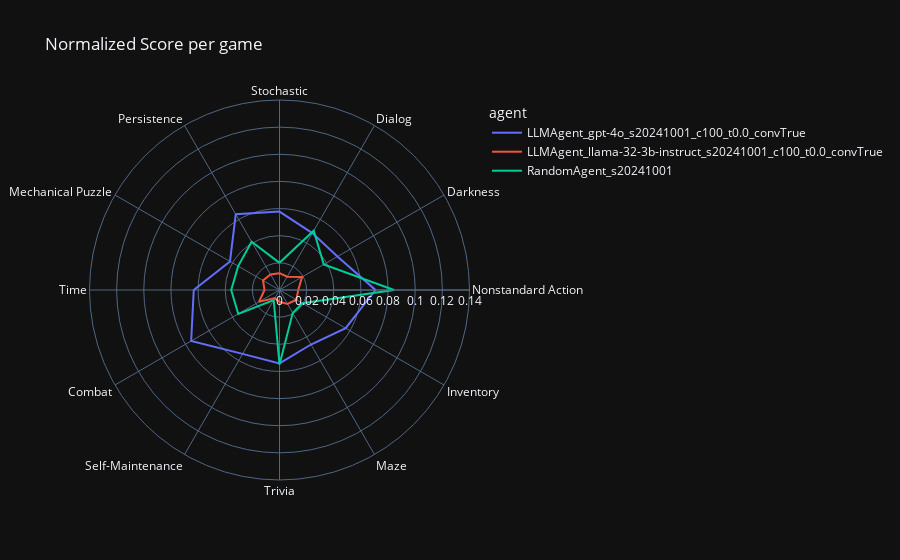

The notebook cell this image was saved under:
### Code cell
# Using plotly build radar chart for each binary feature: "Stochastic", "Dialog", "Darkness", "Nonstandard Action", "Inventory"
import plotly.express as px
import plotly.graph_objects as go


fig = px.line_polar(radar_df,
                    r="score",
                    theta="feature",
                    line_group="agent",
                    color="agent",
                    line_close=True, template="plotly_dark", title="Normalized Score per game")
#fig.update_layout(polar=dict(radialaxis=dict(range=[0, 1])))
fig.update_layout(polar=dict(radialaxis=dict(range=[0, 0.14])))
fig.show()

### Figure 1 — Plotly figure (JSON) as saved in the notebook; plotly's stock layout.template omitted (floating-point values rounded to 4 significant figures)
{"data": [{"hovertemplate": "agent=LLMAgent_gpt-4o_s20241001_c100_t0.0_convTrue<br>score=%{r}<br>feature=%{theta}<extra></extra>", "legendgroup": "LLMAgent_gpt-4o_s20241001_c100_t0.0_convTrue", "line": {"color": "#636efa", "dash": "solid"}, "marker": {"symbol": "circle"}, "mode": "lines", "name": "LLMAgent_gpt-4o_s20241001_c100_t0.0_convTrue", "r": [0.05779, 0.04841, 0.04931, 0.07072, 0.05629, 0.04638, 0.05405, 0.05436, 0.07517, 0.06318, 0.04213, 0.06445, 0.05779], "showlegend": true, "subplot": "polar", "theta": ["Stochastic", "Dialog", "Darkness", "Nonstandard Action", "Inventory", "Maze", "Trivia", "Self-Maintenance", "Combat", "Time", "Mechanical Puzzle", "Persistence", "Stochastic"], "type": "scatterpolar"}, {"hovertemplate": "agent=LLMAgent_llama-32-3b-instruct_s20241001_c100_t0.0_convTrue<br>score=%{r}<br>feature=%{theta}<extra></extra>", "legendgroup": "LLMAgent_llama-32-3b-instruct_s20241001_c100_t0.0_convTrue", "line": {"color": "#EF553B", "dash": "solid"}, "marker": {"symbol": "circle"}, "mode": "lines", "name": "LLMAgent_llama-32-3b-instruct_s20241001_c100_t0.0_convTrue", "r": [0.01241, 0.01134, 0.0192, 0.0138, 0.01436, 0.01181, 0.008736, 0.006923, 0.01746, 0.01105, 0.01404, 0.01325, 0.01241], "showlegend": true, "subplot": "polar", "theta": ["Stochastic", "Dialog", "Darkness", "Nonstandard Action", "Inventory", "Maze", "Trivia", "Self-Maintenance", "Combat", "Time", "Mechanical Puzzle", "Persistence", "Stochastic"], "type": "scatterpolar"}, {"hovertemplate": "agent=RandomAgent_s20241001<br>score=%{r}<br>feature=%{theta}<extra></extra>", "legendgroup": "RandomAgent_s20241001", "line": {"color": "#00cc96", "dash": "solid"}, "marker": {"symbol": "circle"}, "mode": "lines", "name": "RandomAgent_s20241001", "r": [0.02001, 0.05048, 0.03766, 0.08441, 0.01943, 0.01953, 0.05494, 0.008542, 0.03511, 0.03558, 0.03516, 0.04109, 0.02001], "showlegend": true, "subplot": "polar", "theta": ["Stochastic", "Dialog", "Darkness", "Nonstandard Action", "Inventory", "Maze", "Trivia", "Self-Maintenance", "Combat", "Time", "Mechanical Puzzle", "Persistence", "Stochastic"], "type": "scatterpolar"}], "layout": {"legend": {"title": {"text": "agent"}, "tracegroupgap": 0}, "polar": {"angularaxis": {"direction": "clockwise", "rotation": 90}, "domain": {"x": [0, 1], "y": [0, 1]}, "radialaxis": {"range": [0, 0.14]}}, "title": {"text": "Normalized Score per game"}}}
